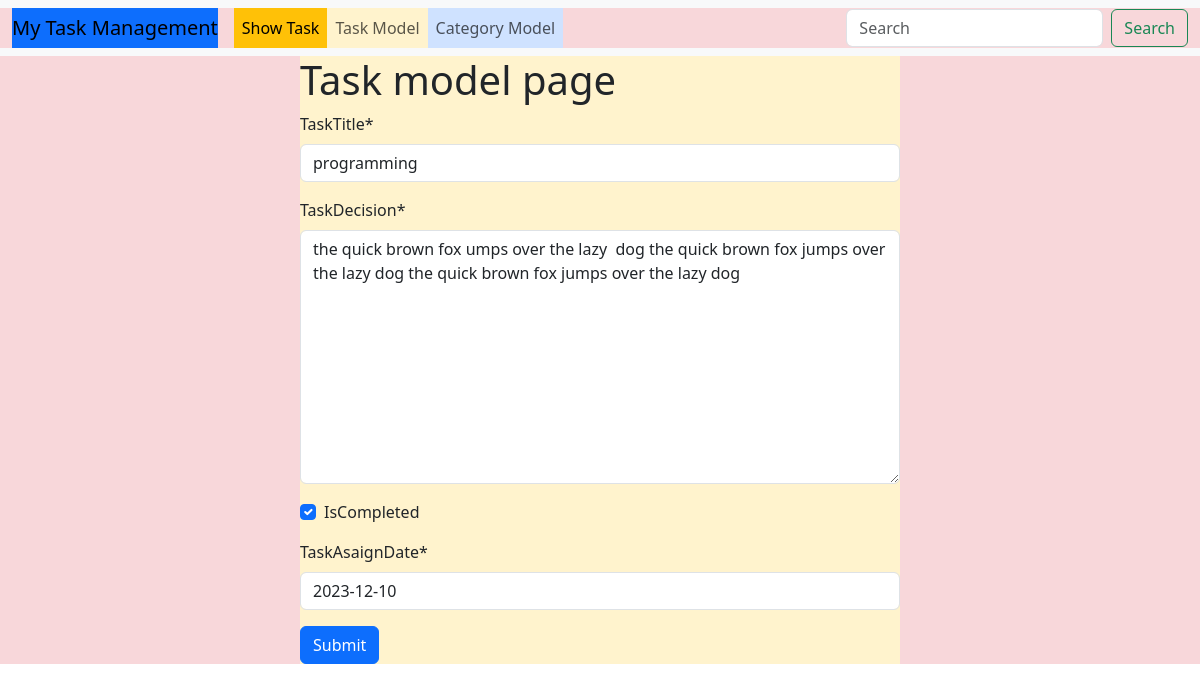
The app's page /task/edit/2 with its own data.
### taskmodel/models.py (models this page shows, shortened)
class Task(models.Model):
    taskTitle = models.CharField(max_length=120)
    taskDecision = models.TextField()
    isCompleted = models.BooleanField(default=False)
    TaskAsaignDate=models.DateField()

### taskmodel/views.py (the view)
# urls.py: path('edit/<int:id>', views.edit_task, name='edit_task'),
def edit_task(request,id):
    edit_task=models.Task.objects.get(pk=id)
    post=forms.AddTask(instance=edit_task)
    if request.method =='POST':
        post=forms.AddTask(request.POST,instance=edit_task)
        if post.is_valid():
            post.save()
            return redirect('home')
    return render(request,'task.html',{'data':post})

### taskmodel/forms.py
class AddTask(forms.ModelForm):
    class Meta:
        model=Task
        fields='__all__'

### taskmodel/templates/task.html (shortened to what this page needs)
{% extends "base.html" %}
{% load crispy_forms_tags %}
{% block content %}
<div class="bg-danger-subtle">
    <form method="post"style='width:50%; margin:auto' class="bg-warning-subtle">
        <h1>Task model page</h1>
        {{data | crispy}}
        <button class='btn btn-primary'>Submit</button>
        </form>
</div>
{% endblock  %}

### records on screen
Task: taskTitle "programming", taskDecision "the quick brown fox umps over the lazy dog the quick brown fox jumps over the lazy dog the quick brown fox jumps over the lazy dog", isCompleted "☑", TaskAsaignDate "2023-12-10"
